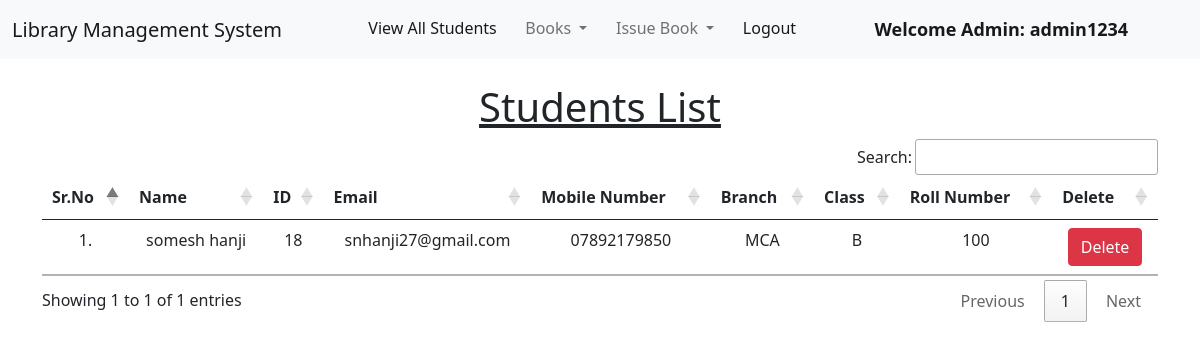
Screenshot of /view_students/ (signed in) with the database file from the repository.
### library/models.py (models this page shows, shortened)
class Student(models.Model):
    user = models.OneToOneField(User, on_delete=models.CASCADE)
    classroom = models.CharField(max_length=10)
    branch = models.CharField(max_length=10)
    roll_no = models.CharField(max_length=3, blank=True)
    phone = models.CharField(max_length=10, blank=True)
    image = models.ImageField(upload_to="", blank=True)

### library/views.py (the view)
# urls.py: path("view_students/", views.view_students, name="view_students"),
@login_required(login_url = '/admin_login')
def view_students(request):
    students = Student.objects.all()
    return render(request, "view_students.html", {'students':students})

### library/templates/view_students.html (shortened to what this page needs)
{% extends 'admin_navbar.html' %}
{% load static %}
{% block body %}
<div class="container mt-4">
    <h1 class="text-center"><u>Students List</u></h1>
    <table class="table table-hover" id="example">
        <thead>
            <tr class="text-center">
                <th>Sr.No</th>
                <th>Name</th>
                <th>ID</th>
                <th>Email</th>
                <th>Mobile Number</th>
                <th>Branch</th>
                <th>Class</th>
                <th>Roll Number</th>
                <th>Delete</th>
            </tr>
        </thead>
        <tbody>
            {% for student in students %}
            <tr class="text-center">
                <td>{{forloop.counter}}.</td>
                <td>{{student.user.get_full_name}}</td>
                <td>{{student.user.id}}</td>
                <td>{{student.user.email}}</td>
                <td>{{student.phone}}</td>
                <td>{{student.branch}}</td>
                <td>{{student.classroom}}</td>
                <td>{{student.roll_no}}</td>
                <td><a href="/delete_student/{{student.id}}/" class="btn btn-danger" onclick="return confirm('Are you sure you want to delete this student?')">Delete</a></td>
            </tr>
            {% endfor %}
        </tbody>
    </table>
    </div>
{% endblock %}

### library/templates/admin_navbar.html (shortened to what this page needs)
<!doctype html>
<html lang="en">
  <head>
    <link href="https://cdn.jsdelivr.net/npm/bootstrap@5.1.0/dist/css/bootstrap.min.css" rel="stylesheet">
    <link rel="stylesheet" href="https://cdn.datatables.net/1.10.25/css/jquery.dataTables.min.css">
    <link rel="stylesheet" href="https://cdn.datatables.net/buttons/1.7.1/css/buttons.dataTables.min.css">
  </head>
  <body>
    <nav class="navbar navbar-expand-lg navbar-light bg-light">
        <div class="container-fluid">
          <a class="navbar-brand" href="#">Library Management System</a>
          <div class="collapse navbar-collapse" id="navbarSupportedContent">
            <ul class="navbar-nav me-auto mb-2 mb-lg-0">
              <li class="nav-item">
                <a class="nav-link active" aria-current="page" href="/view_students/">View All Students</a>
              </li>
              <li class="nav-item dropdown">
                <a class="nav-link dropdown-toggle" href="#" id="navbarDropdown" role="button" data-bs-toggle="dropdown" aria-expanded="false">
                  Books
                </a>
              </li>
              <li class="nav-item dropdown">
                <a class="nav-link dropdown-toggle" href="#" id="navbarDropdown" role="button" data-bs-toggle="dropdown" aria-expanded="false">
                  Issue Book
                </a>
              </li>
              <li class="nav-item">
                <a class="nav-link active" aria-current="page" href="/logout/">Logout</a>
              </li>
              <li class="nav-item">
                <a style="font-weight:600; font-family:'Segoe UI', Tahoma, Geneva, Verdana, sans-serif; font-size: large;" class="nav-link active" href="#">Welcome Admin: {{request.user}}</a>
              </li>
            </ul>
          </div>
        </div>
      </nav>
      {% block body %}
      {% endblock %}
  </body>
</html>

### rows the page displays
Student: user.get_full_name "somesh hanji", user.id "18", user.email "snhanji27@gmail.com", phone "07892179850", branch "MCA", classroom "B", roll_no "100"

### other values shown
{{ request.user }} "admin1234"
